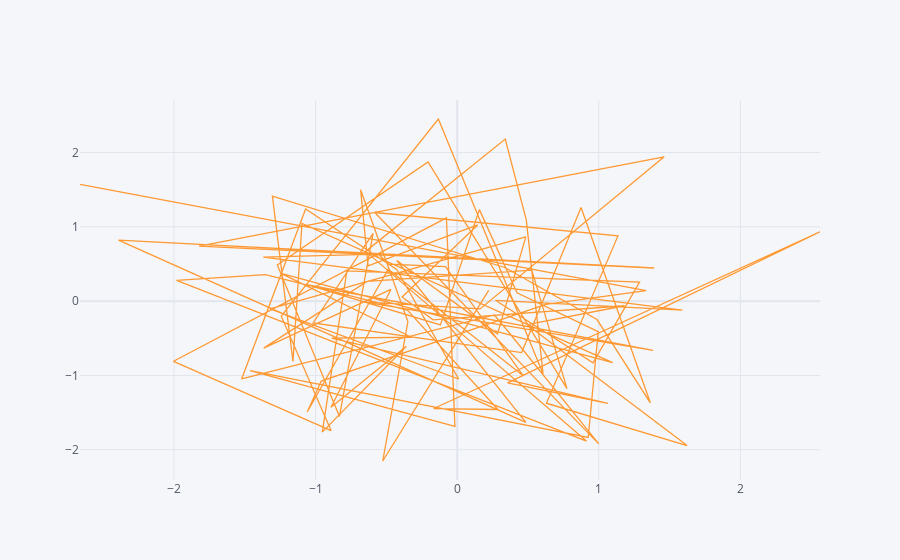

This figure's notebook cell:
### Code cell
#specify king
data1.iplot(kind='scatter', x='A', y='B')
#This is how it looks by default
